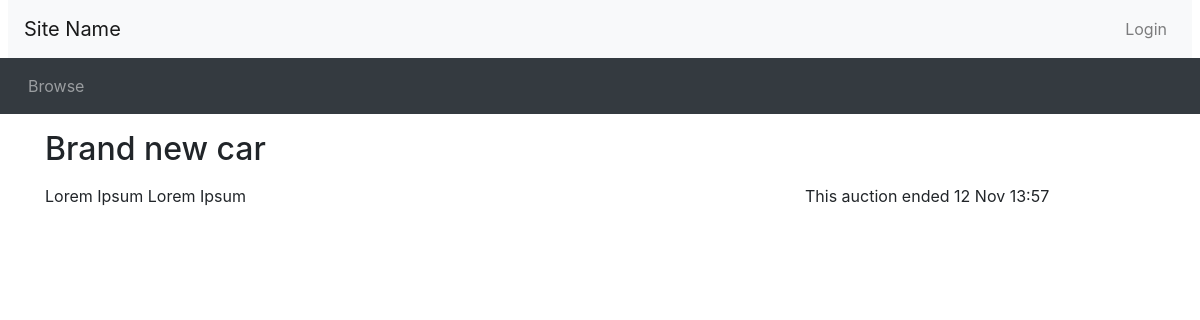
Page /listing.php?item_id=1 on the earlier database version.
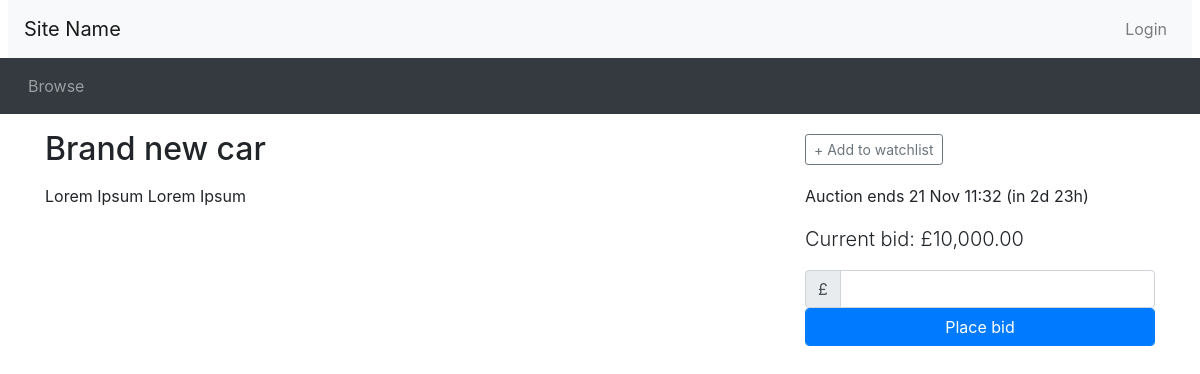
Same page on the later database version.
### tables this page shows
CREATE TABLE IF NOT EXISTS `listings` (
  `listing_id` int(11) NOT NULL AUTO_INCREMENT,
  `seller_id` int(11) DEFAULT NULL,
  `posttime` datetime NOT NULL,
  `endtime` datetime DEFAULT NULL,
  `itemdescription` text,
  `item_title` text,
  `finished` bit(1) DEFAULT NULL,
  `category` text,
  `reserveprice` decimal(10,2) DEFAULT NULL,
  `startprice` decimal(10,2) DEFAULT NULL,
  PRIMARY KEY (`listing_id`),
  KEY `seller_id` (`seller_id`)
);

### utilities.php (called while the page is built, shortened)
<?php
function display_time_remaining($interval) {
    if ($interval->days == 0 && $interval->h == 0) {
      $time_remaining = $interval->format('%im %Ss');
    }
    else if ($interval->days == 0) {
      $time_remaining = $interval->format('%hh %im');
    }
    else {
      $time_remaining = $interval->format('%ad %hh');
    }
  return $time_remaining;
}
?>

### listing.php (the view, shortened to what this page needs)
<?php include_once("header.php")?>
<?php require("utilities.php")?>
<?php
  $item_id = $_GET['item_id'];
  $query = "SELECT * FROM listings WHERE listing_id = '$item_id'";
	include 'opendb.php';
	$result = mysqli_query($connection, $query)
	or die('Error making select users query');
	$row = mysqli_fetch_array($result);
	$count_bid_query = "SELECT COUNT(*) FROM bids WHERE listing_id = {$row['listing_id']}";
		$count_bid_result = mysqli_query($connection, $count_bid_query)
			or die('Error making top bid query');
		$bid_count = mysqli_fetch_array($count_bid_result);
	$title = $row[5];
	$description = $row[4];
	$num_bids = $bid_count[0];
	$end_time = date_create($row[3]);
	if ($num_bids == 0)
	{
		$current_price = $row['startprice'];
	}
	 else
	{
		$top_bid_query = "SELECT MAX(bidprice) FROM bids WHERE listing_id = '$item_id'";
		$top_bid_result = mysqli_query($connection, $top_bid_query)
			or die('Error making top bid query');
		$top_bid = mysqli_fetch_array($top_bid_result);
		$current_price = $top_bid[0];
	}
	$now = new DateTime();
	if ($now < $end_time) {
		$time_to_end = date_diff($now, $end_time);
		$time_remaining = ' (in ' . display_time_remaining($time_to_end) . ')';
	}
	if (isset($_SESSION['logged_in']) && $_SESSION['logged_in'] == true)
	{
		$has_session = true;
	}
	else
	{
		$has_session = false;
	}
	$watching = false;
?>
<div class="container">
<div class="row">
  <div class="col-sm-8">
    <h2 class="my-3"><?php echo($title); ?></h2>
  </div>
  <div class="col-sm-4 align-self-center">
<?php
  if ($now < $end_time):
?>
    <div id="watch_nowatch" <?php if ($has_session && $watching) echo('style="display: none"');?> >
      <button type="button" class="btn btn-outline-secondary btn-sm" onclick="addToWatchlist()">+ Add to watchlist</button>
    </div>
<?php endif  ?>
  </div>
</div>
<div class="row">
  <div class="col-sm-8">
    <div class="itemDescription">
    <?php echo($description); ?>
    </div>
  </div>
  <div class="col-sm-4">
    <p>
<?php if ($now > $end_time): ?>
     This auction ended <?php echo(date_format($end_time, 'j M H:i')) ?>
<?php else: ?>
     Auction ends <?php echo(date_format($end_time, 'j M H:i') . $time_remaining) ?></p>
    <p class="lead">Current bid: £<?php echo(number_format($current_price, 2)) ?></p>
    <form method="POST" action="place_bid.php">
      <div class="input-group">
        <div class="input-group-prepend">
          <span class="input-group-text">£</span>
        </div>
	    <input type="number" class="form-control" id="bid" name="bid">
      </div>
      <button type="submit" class="btn btn-primary form-control">Place bid</button>
    </form>
<?php endif ?>
  </div>
</div>
<?php include_once("footer.php")?>

Differences in the rows shown:
changed listings "Brand new car": endtime (not shown) → "(in 2d 23h)"; startprice (not shown) → "10,000.00"; endtime "12 Nov 13:57" → "21 Nov 11:32"
Other differences:
text no longer shown: "This auction ended"
text now shown: "+ Add to watchlist Auction ends Current bid: £ £ Place bid"
